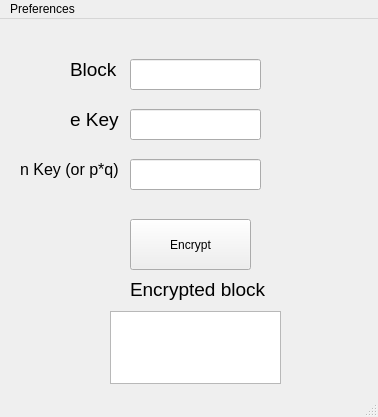
<?xml version="1.0" encoding="UTF-8"?>
<ui version="4.0">
 <class>RSA</class>
 <widget class="QMainWindow" name="RSA">
  <property name="windowModality">
   <enum>Qt::NonModal</enum>
  </property>
  <property name="geometry">
   <rect>
    <x>0</x>
    <y>0</y>
    <width>378</width>
    <height>417</height>
   </rect>
  </property>
  <property name="windowTitle">
   <string>RSA Encrypter</string>
  </property>
  <property name="windowOpacity">
   <double>1.000000000000000</double>
  </property>
  <property name="autoFillBackground">
   <bool>true</bool>
  </property>
  <widget class="QWidget" name="centralwidget">
   <widget class="QLabel" name="eKeyText">
    <property name="geometry">
     <rect>
      <x>70</x>
      <y>80</y>
      <width>111</width>
      <height>41</height>
     </rect>
    </property>
    <property name="font">
     <font>
      <pointsize>14</pointsize>
     </font>
    </property>
    <property name="text">
     <string>e Key</string>
    </property>
   </widget>
   <widget class="QLabel" name="nKeyText">
    <property name="geometry">
     <rect>
      <x>20</x>
      <y>130</y>
      <width>111</width>
      <height>41</height>
     </rect>
    </property>
    <property name="font">
     <font>
      <pointsize>12</pointsize>
     </font>
    </property>
    <property name="text">
     <string>n Key (or p*q)</string>
    </property>
   </widget>
   <widget class="QLabel" name="EncryptedText">
    <property name="geometry">
     <rect>
      <x>130</x>
      <y>250</y>
      <width>141</width>
      <height>41</height>
     </rect>
    </property>
    <property name="font">
     <font>
      <pointsize>14</pointsize>
     </font>
    </property>
    <property name="text">
     <string>Encrypted block</string>
    </property>
   </widget>
   <widget class="QLabel" name="BlockText">
    <property name="geometry">
     <rect>
      <x>70</x>
      <y>30</y>
      <width>51</width>
      <height>41</height>
     </rect>
    </property>
    <property name="font">
     <font>
      <pointsize>14</pointsize>
     </font>
    </property>
    <property name="text">
     <string>Block</string>
    </property>
   </widget>
   <widget class="QWidget" name="verticalLayoutWidget">
    <property name="geometry">
     <rect>
      <x>110</x>
      <y>292</y>
      <width>171</width>
      <height>73</height>
     </rect>
    </property>
    <layout class="QVBoxLayout" name="verticalLayout">
     <item>
      <widget class="QTextEdit" name="result">
       <property name="enabled">
        <bool>true</bool>
       </property>
       <property name="font">
        <font>
         <pointsize>11</pointsize>
        </font>
       </property>
       <property name="acceptDrops">
        <bool>false</bool>
       </property>
       <property name="tabChangesFocus">
        <bool>true</bool>
       </property>
       <property name="readOnly">
        <bool>true</bool>
       </property>
       <property name="acceptRichText">
        <bool>true</bool>
       </property>
      </widget>
     </item>
    </layout>
   </widget>
   <widget class="QLineEdit" name="blockLineEdit">
    <property name="geometry">
     <rect>
      <x>130</x>
      <y>40</y>
      <width>131</width>
      <height>31</height>
     </rect>
    </property>
   </widget>
   <widget class="QLineEdit" name="eKeyLineEdit">
    <property name="geometry">
     <rect>
      <x>130</x>
      <y>90</y>
      <width>131</width>
      <height>31</height>
     </rect>
    </property>
   </widget>
   <widget class="QLineEdit" name="nKeyLineEdit">
    <property name="geometry">
     <rect>
      <x>130</x>
      <y>140</y>
      <width>131</width>
      <height>31</height>
     </rect>
    </property>
   </widget>
   <widget class="QPushButton" name="encryptButton">
    <property name="geometry">
     <rect>
      <x>130</x>
      <y>200</y>
      <width>121</width>
      <height>51</height>
     </rect>
    </property>
    <property name="text">
     <string>Encrypt</string>
    </property>
   </widget>
  </widget>
  <widget class="QMenuBar" name="menubar">
   <property name="geometry">
    <rect>
     <x>0</x>
     <y>0</y>
     <width>378</width>
     <height>21</height>
    </rect>
   </property>
   <widget class="QMenu" name="menuEncrypt">
    <property name="title">
     <string>Preferences</string>
    </property>
    <addaction name="actionEncrypt"/>
    <addaction name="separator"/>
    <addaction name="separator"/>
    <addaction name="actionClose"/>
   </widget>
   <addaction name="menuEncrypt"/>
  </widget>
  <widget class="QStatusBar" name="statusbar"/>
  <action name="actionEncrypt">
   <property name="text">
    <string>Encrypt</string>
   </property>
  </action>
  <action name="actionDecrypt">
   <property name="text">
    <string>Decrypt</string>
   </property>
  </action>
  <action name="actionClose">
   <property name="text">
    <string>Close</string>
   </property>
  </action>
 </widget>
 <resources/>
 <connections/>
</ui>
